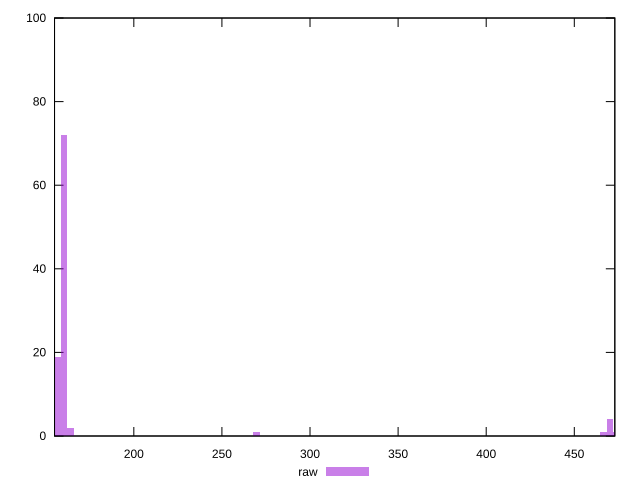

This figure's gnuplot source:
reset

$raw <<EOF
156.73147168423844 19
160.37638963038353 72
269.7239280147359 1
473.8393329988604 1
466.54949710657024 1
470.1944150527153 4
164.0213075765286 2
EOF

set key outside below
set boxwidth 3.64491794614508
set xrange [155:473]
set yrange [0:100]
set trange [0:100]
set style fill transparent solid 0.5 noborder
set terminal svg size 640, 490 enhanced background rgb 'white'
set output "report_00008_2021-01-22T20:58:29.167/render-blocking-resources/samples/pages+cached+noexternal+nosvg/raw/histogram.svg"

plot $raw title "raw" with boxes

reset
